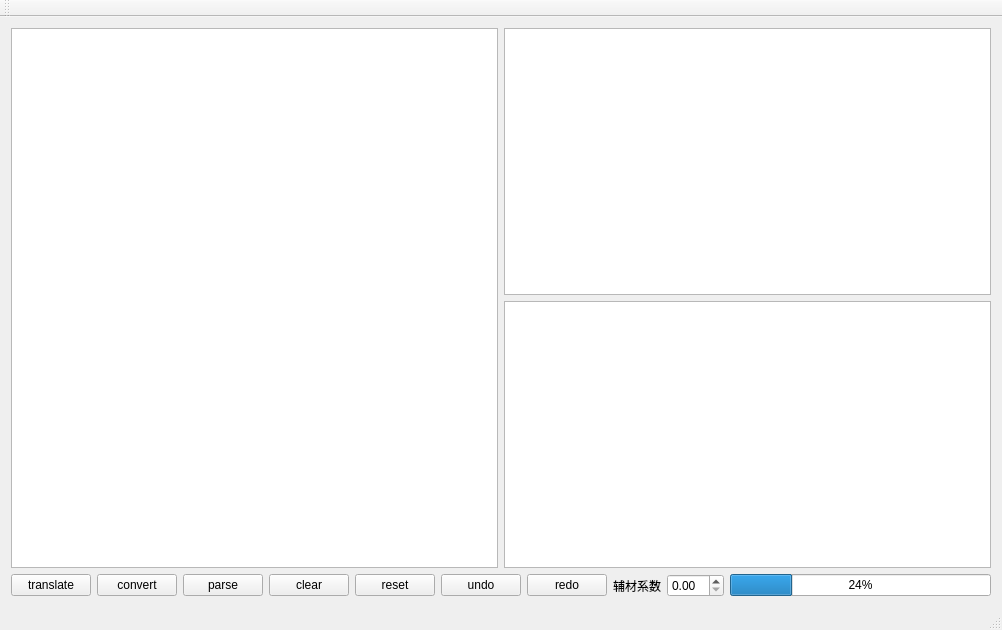
<?xml version="1.0" encoding="UTF-8"?>
<ui version="4.0">
 <class>MainWindow</class>
 <widget class="QMainWindow" name="MainWindow">
  <property name="geometry">
   <rect>
    <x>0</x>
    <y>0</y>
    <width>1002</width>
    <height>630</height>
   </rect>
  </property>
  <property name="windowTitle">
   <string>MainWindow</string>
  </property>
  <widget class="QWidget" name="centralWidget">
   <layout class="QVBoxLayout" name="verticalLayout_2">
    <item>
     <layout class="QHBoxLayout" name="horizontalLayout_2">
      <item>
       <widget class="QTextEdit" name="te_data">
        <property name="font">
         <font>
          <pointsize>12</pointsize>
          <weight>75</weight>
          <bold>true</bold>
         </font>
        </property>
        <property name="styleSheet">
         <string notr="true">QTextEdit{color:red;}</string>
        </property>
       </widget>
      </item>
      <item>
       <layout class="QVBoxLayout" name="verticalLayout">
        <item>
         <widget class="QTextEdit" name="te_name"/>
        </item>
        <item>
         <widget class="QTextEdit" name="te_value"/>
        </item>
       </layout>
      </item>
     </layout>
    </item>
    <item>
     <layout class="QHBoxLayout" name="horizontalLayout">
      <item>
       <widget class="QPushButton" name="pushButton_translate">
        <property name="text">
         <string>translate</string>
        </property>
       </widget>
      </item>
      <item>
       <widget class="QPushButton" name="pushButton">
        <property name="text">
         <string>convert</string>
        </property>
       </widget>
      </item>
      <item>
       <widget class="QPushButton" name="pushButton_2">
        <property name="text">
         <string>parse</string>
        </property>
       </widget>
      </item>
      <item>
       <widget class="QPushButton" name="pushButton_clear">
        <property name="text">
         <string>clear</string>
        </property>
       </widget>
      </item>
      <item>
       <widget class="QPushButton" name="pushButton_reset">
        <property name="text">
         <string>reset</string>
        </property>
       </widget>
      </item>
      <item>
       <widget class="QPushButton" name="pushButton_undo">
        <property name="text">
         <string>undo</string>
        </property>
       </widget>
      </item>
      <item>
       <widget class="QPushButton" name="pushButton_redo">
        <property name="text">
         <string>redo</string>
        </property>
       </widget>
      </item>
      <item>
       <widget class="QLabel" name="label">
        <property name="text">
         <string>辅材系数</string>
        </property>
       </widget>
      </item>
      <item>
       <widget class="QDoubleSpinBox" name="doubleSpinBox"/>
      </item>
      <item>
       <widget class="QProgressBar" name="progressBar">
        <property name="value">
         <number>24</number>
        </property>
       </widget>
      </item>
     </layout>
    </item>
   </layout>
  </widget>
  <widget class="QMenuBar" name="menuBar">
   <property name="geometry">
    <rect>
     <x>0</x>
     <y>0</y>
     <width>1002</width>
     <height>23</height>
    </rect>
   </property>
  </widget>
  <widget class="QToolBar" name="mainToolBar">
   <attribute name="toolBarArea">
    <enum>TopToolBarArea</enum>
   </attribute>
   <attribute name="toolBarBreak">
    <bool>false</bool>
   </attribute>
  </widget>
  <widget class="QStatusBar" name="statusBar"/>
 </widget>
 <layoutdefault spacing="6" margin="11"/>
 <resources/>
 <connections/>
</ui>
